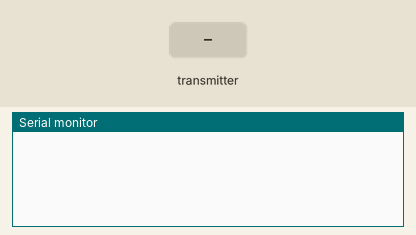
A sketch run on a simulated ESP32. Shown: the last lines printed to the serial monitor. The test bench sets the inputs (shaded band).

Above: at 1.2 s.
1.3 s: the transmitter starts sending a = 0
At 1.66 s:
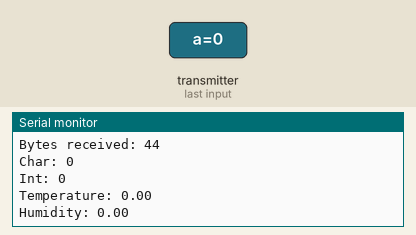
2.8 s: the transmitter starts sending b = 1024
4.3 s: the transmitter starts sending temperature = 25
5.8 s: the transmitter starts sending humidity = 25
At 6.16 s:
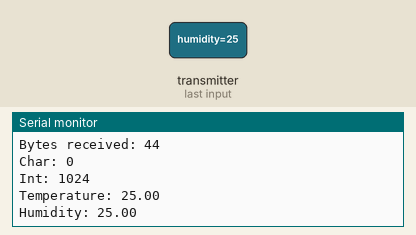
7.3 s: the transmitter starts sending a = 1
8.8 s: the transmitter starts sending b = 2048
Timing chart, 0 to 11.3 s (numbered marks = the images above; inputs shaded):
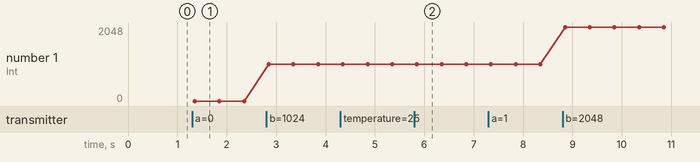

The sketch:

recieverdht11.ino
```cpp
#include <esp_now.h>
#include <WiFi.h>

// Structure example to receive data
// Must match the sender structure
typedef struct struct_message {
    char a[32];
    int b;
    float temperature;
    float humidity;
} struct_message;

// Create a struct_message called myData
struct_message myData;

// callback function that will be executed when data is received
void OnDataRecv(const uint8_t * mac, const uint8_t *incomingData, int len) {
  memcpy(&myData, incomingData, sizeof(myData));
  Serial.print("Bytes received: ");
  Serial.println(len);
  Serial.print("Char: ");
  Serial.println(myData.a);
  Serial.print("Int: ");
  Serial.println(myData.b);
  Serial.print("Temperature: ");
  Serial.println(myData.temperature);
  Serial.print("Humidity: ");
  Serial.println(myData.humidity);
  Serial.println();
}

void setup() {
  // Initialize Serial Monitor
  Serial.begin(115200);

  // Set device as a Wi-Fi Station
  WiFi.mode(WIFI_STA);

  // Init ESP-NOW
  if (esp_now_init() != ESP_OK) {
    Serial.println("Error initializing ESP-NOW");
    return;
  }

  // Once ESPNow is successfully Init, we will register for recv CB to
  // get recv packer info
  esp_now_register_recv_cb(esp_now_recv_cb_t(OnDataRecv));
}

void loop() {

}
```

Measured:
- after the input at 1.3 s, the serial monitor: prints a new line after 0.05 s (image 1)
- after the input at 5.8 s, the serial monitor: prints a new line after 0.05 s (image 2)
- plotted number 1: 0 → 1024 after the input at 2.8 s, 1024 → 2048 after the input at 8.8 s
